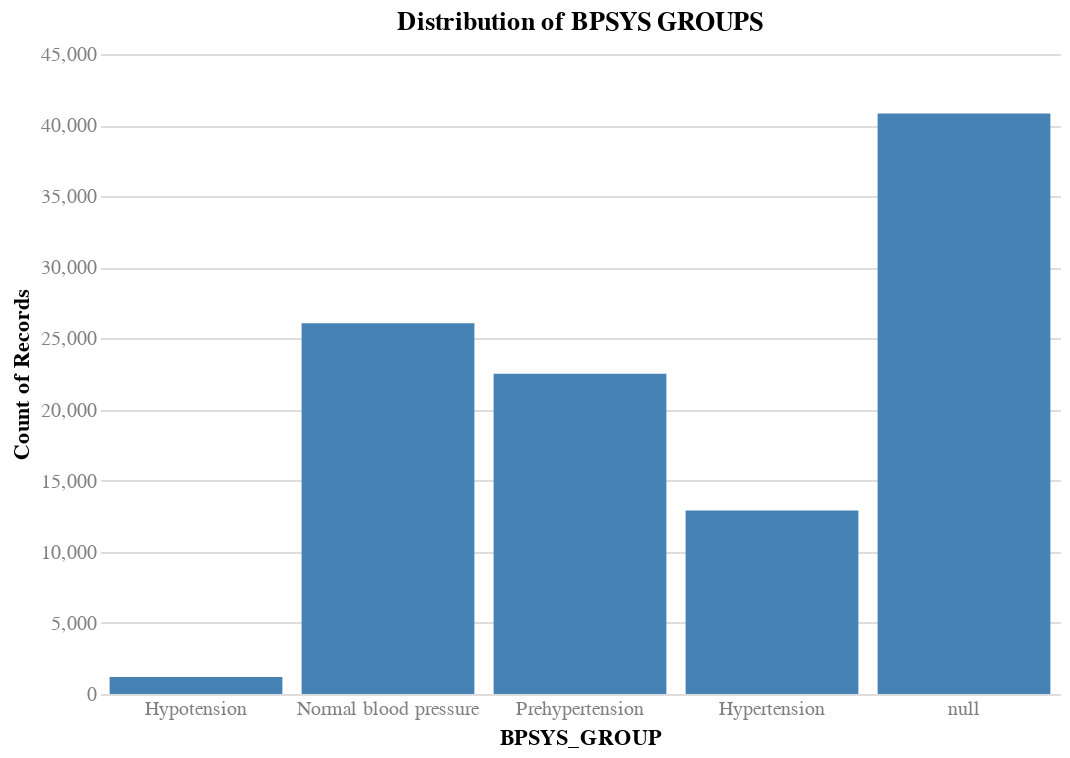

Notebook cell for this chart:
### Code cell
# Bin the BPSYS as systolic blood pressure status
# <90 = Hypotension
# 90-120 = Normal blood pressure
# 120-140 = Prehypertension
# >=140 = Hypertension

bpsys_groups = ['Hypotension', 'Normal blood pressure', 'Prehypertension', 'Hypertension']

def bin_bpsys(bpsys):
    if pd.isna(bpsys): return None
    elif bpsys < 90: return 'Hypotension'
    elif bpsys < 120: return 'Normal blood pressure'
    elif bpsys < 140: return 'Prehypertension'
    else: return 'Hypertension'

X_train['BPSYS_GROUP'] = X_train['BPSYS'].apply(bin_bpsys)

# Check the distribution of BPSYS groups
chart(
    df=X_train,
    x=alt.X('BPSYS_GROUP:O', sort=bpsys_groups),
    y='count()',
    title='Distribution of BPSYS GROUPS',
).mark_bar()

### Figure 1 — Vega specification as saved in the notebook (floating-point values rounded to 4 significant figures)
{"$schema": "https://vega.github.io/schema/vega/v5.json", "data": [{"name": "source_0"}, {"name": "data_0", "values": [{"BPSYS_GROUP": "Hypertension", "__count": 12899}, {"BPSYS_GROUP": "Normal blood pressure", "__count": 26064}, {"BPSYS_GROUP": null, "__count": 40808}, {"BPSYS_GROUP": "Prehypertension", "__count": 22513}, {"BPSYS_GROUP": "Hypotension", "__count": 1202}]}, {"name": "source_0_x_domain_BPSYS_GROUP", "values": [{"BPSYS_GROUP": "Hypertension", "sort_field": 3.0}, {"BPSYS_GROUP": "Normal blood pressure", "sort_field": 1.0}, {"BPSYS_GROUP": null, "sort_field": 4.0}, {"BPSYS_GROUP": "Prehypertension", "sort_field": 2.0}, {"BPSYS_GROUP": "Hypotension", "sort_field": 0.0}]}, {"name": "data_0_y_domain___count", "values": [{"min": 1202, "max": 40808}]}], "marks": [{"type": "rect", "name": "marks", "from": {"data": "data_0"}, "encode": {"update": {"y": {"field": "__count", "scale": "y"}, "fill": {"value": "steelblue"}, "y2": {"value": 0, "scale": "y"}, "width": {"signal": "max(0.25, bandwidth('x'))"}, "x": {"field": "BPSYS_GROUP", "scale": "x"}}}, "style": ["bar"]}], "scales": [{"name": "x", "type": "band", "domain": {"data": "source_0_x_domain_BPSYS_GROUP", "field": "BPSYS_GROUP", "sort": {"op": "max", "field": "sort_field"}}, "range": [0, {"signal": "width"}], "paddingInner": 0.1, "paddingOuter": 0.05}, {"name": "y", "type": "linear", "domain": [{"signal": "(data(\"data_0_y_domain___count\")[0] || {}).min"}, {"signal": "(data(\"data_0_y_domain___count\")[0] || {}).max"}], "range": [{"signal": "height"}, 0], "nice": true, "zero": true}], "axes": [{"scale": "y", "zindex": 0, "labels": false, "aria": false, "grid": true, "tickCount": {"signal": "ceil(height/40)"}, "maxExtent": 0, "orient": "left", "domain": false, "ticks": false, "gridScale": "x", "minExtent": 0}, {"scale": "x", "grid": false, "title": "BPSYS_GROUP", "zindex": 0, "orient": "bottom", "labelBaseline": "top"}, {"scale": "y", "zindex": 0, "orient": "left", "grid": false, "labelOverlap": true, "tickCount": {"signal": "ceil(height/40)"}, "title": "Count of Records", "labelAlign": "right"}], "title": {"text": "Distribution of BPSYS GROUPS", "frame": "group"}, "width": 480, "background": "white", "style": "cell", "height": 320, "config": {"axis": {"domain": false, "labelAngle": 0, "labelColor": "gray", "labelFontSize": 10, "ticks": false}, "style": {"guide-label": {"font": "Helvetica Neue"}, "guide-title": {"font": "Helvetica Neue"}, "group-title": {"font": "Helvetica Neue"}, "group-subtitle": {"font": "Helvetica Neue"}, "cell": {"stroke": null}, "text": {"font": "Helvetica Neue"}}}, "padding": 5}
